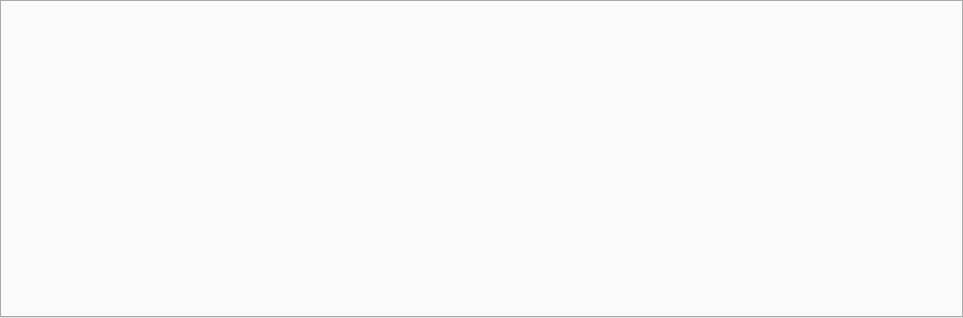
<?xml version="1.0" encoding="UTF-8"?>
<ui version="4.0">
 <class>Home_ZpduWid</class>
 <widget class="QWidget" name="Home_ZpduWid">
  <property name="geometry">
   <rect>
    <x>0</x>
    <y>0</y>
    <width>963</width>
    <height>318</height>
   </rect>
  </property>
  <property name="windowTitle">
   <string>Form</string>
  </property>
  <layout class="QGridLayout" name="gridLayout">
   <property name="leftMargin">
    <number>0</number>
   </property>
   <property name="topMargin">
    <number>0</number>
   </property>
   <property name="rightMargin">
    <number>0</number>
   </property>
   <property name="bottomMargin">
    <number>0</number>
   </property>
   <property name="spacing">
    <number>0</number>
   </property>
   <item row="0" column="0">
    <widget class="QTabWidget" name="tabWidget">
     <property name="currentIndex">
      <number>-1</number>
     </property>
    </widget>
   </item>
  </layout>
 </widget>
 <resources/>
 <connections/>
</ui>
